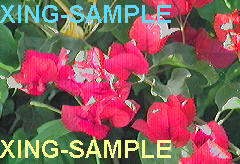
#> input picture images/XING_T24.TIF, 240 x 164 px, found by its file name
$ python demo.py
#> lines starting #> are read from the running program, lines starting #| are printed output that depends on the picture; long printed decimals are rounded
### ShannonFano.py
import cv2 as cv
import numpy as np
from operator import itemgetter
import os


class Node:
    def __init__(self, key, freq):
        self.key = key
        self.freq = freq


class ShannonFano:
    def __init__(self, path):
        self.path = path
        self.row = 0
        self.col = 0
        self.data = []
        self.freq = {}
        self.SF_dict = {}
        self.reverse_dict = {}

    def make_data(self):
        img = cv.imread(self.path)
#> img is the input picture: shape (164, 240, 3); mean B, G, R 92.2, 95.7, 138.8
        # cv.imshow('Original Image: ', img)

        b, g, r = cv.split(img)
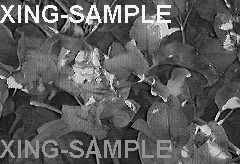
#> b: shape (164, 240); min 0, max 255, mean 92.2
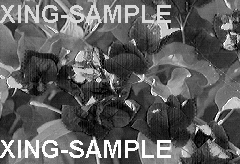
#> g: shape (164, 240); min 0, max 255, mean 95.7
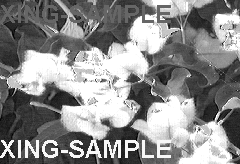
#> r: shape (164, 240); min 0, max 255, mean 138.8
        self.row, self.col = g.shape
#> self.row = 164; self.col = 240
        b = np.array(b)
        g = np.array(g)
        r = np.array(r)
        data = np.concatenate((b, g, r))
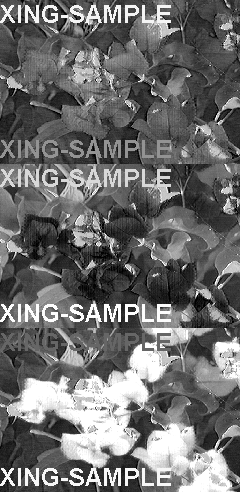
#> data: shape (492, 240); min 0, max 255, mean 108.9
        data = data.ravel()
        self.data = data

        freq = {}
        for num in data:
            if not num in freq:
                freq[num] = 0
            freq[num] += 1
#> this loop made 118080 passes
#> num on passes 1 to 3: 63, 58, 72
#> after the loop, freq = 256 items
        self.freq = freq
#> self.freq = 256 items

    def make_code(self, seq, code):
#> called with code = ''
        a = {}
        b = {}

        if len(seq) == 1:
            self.SF_dict[seq.popitem()[0]] = code
            return 0

        for item in sorted(seq.items(), key=itemgetter(1), reverse=True):
            if sum(a.values()) < sum(b.values()):
                a[item[0]] = seq[item[0]]
            else:
                b[item[0]] = seq[item[0]]
#> this loop made 256 passes
#> item on passes 1 to 3: (255, 5463), (102, 2042), (147, 1516)
#> after the loop, a = 129 items; b = 127 items

        self.make_code(a, code + "0")
#> the loop in make_code (call 2), `for item in sorted(seq.items(), key=itemgetter(1), reverse=True):` made 129 passes
#> item on passes 1 to 12: (102, 2042), (147, 1516), (253, 1424), (216, 1423), (247, 1407), (60, 1094), (58, 1090), (52, 1065), (59, 1057), (54, 1050), (49, 1029), (50, 1023)
        self.make_code(b, code + "1")

    def encode(self, encoded_file):
        with open(encoded_file, 'wb') as file:

            # initial data
            self.make_data()
            self.make_code(self.freq, "")

            # make reverse dict
            for key in self.SF_dict:
                self.reverse_dict[self.SF_dict[key]] = key

            # get encoded data
            encoded_data = ""
            for value in self.data:
                encoded_data += self.SF_dict[value]
#> this loop made 118080 passes
#> value on passes 6 to 8: 63, 66, 72

            # add padding to the encoded data
            pad = 8 - len(encoded_data) % 8
#> pad = 8
            for i in range(pad):
                encoded_data += "0"

            padded_info = '{0:08b}'.format(pad)
#> padded_info = '00001000'
            encoded_data = padded_info + encoded_data

            # get byte array
            b = self.get_byte_array(encoded_data)

            # write file
            file.write(bytes(b))

    def get_byte_array(self, encoded_data):
        b = bytearray()
        for i in range(0, len(encoded_data), 8):
            byte = encoded_data[i:i + 8]
            b.append(int(byte, 2))
        return b

    # [37 lines left out: function decode, not called in this run]
        # cv.imshow('Decompressed Image', decompress_image)

"""
lee = ShannonFano('samples/MARBLES.bmp')
lee.encode('images/nen.shannonfano')
lee.decode('images/nen.shannonfano', 'images/giainen.bmp')

old = os.path.getsize('samples/MARBLES.bmp')
new = os.path.getsize('images/nen.shannonfano')
aha = os.path.getsize('images/giainen.bmp')

print(old, new, old / new, aha)

cv.waitKey(0)
cv.destroyAllWindows()
"""

### Huffman.py
import cv2 as cv
import numpy as np
import queue
import os


# class node
class Node:
    def __init__(self, key, freq):
        self.key = key
        self.freq = freq
        self.left = None
        self.right = None

    def __eq__(self, other):
        if not isinstance(other, Node):
            return NotImplemented
        return self.freq == other.freq

    def __lt__(self, other):
        return self.freq < other.freq


# class Huffman Coding
class HuffmanCoding:
    def __init__(self, path):
        self.path = path
        self.my_queue = queue.PriorityQueue()
        self.codes = {}
        self.reverse_map = {}
        self.row = 0
        self.col = 0

    def make_data(self):
        img = cv.imread(self.path)
        # cv.imshow('Original file', img)
        blue, green, red = cv.split(img)
        self.row, self.col = blue.shape

        # merge 3 color channel array to a 1D array
        data1, data2, data3 = np.array(blue), np.array(green), np.array(red)
        data = np.concatenate((data1, data2))
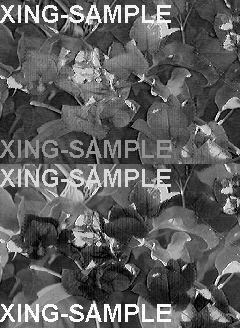
#> data: shape (328, 240); min 0, max 255, mean 93.9
        data = np.concatenate((data, data3))
        data = np.ravel(data)

        return data

    def make_frequence(self, data):
        frequence = {}
        for num in data:
            if not num in frequence:
                frequence[num] = 0
            frequence[num] += 1
#> after the loop, frequence = 256 items
        return frequence

    def make_queue(self, frequence):
        for value in frequence:
            node = Node(value, frequence[value])
            self.my_queue.put(node)
#> this loop made 256 passes
#> value on passes 1 to 3: 63, 58, 72

    def merge_nodes(self):
        while (self.my_queue.qsize() > 1):
            node1, node2 = self.my_queue.get(), self.my_queue.get()
            new_node = Node(None, node1.freq + node2.freq)
            new_node.left = node1
            new_node.right = node2
            self.my_queue.put(new_node)
#> this loop made 255 passes

    def make_codes_helper(self, root, curr_code):
        if root == None:
            return

        if root.key != None:
            self.codes[root.key] = curr_code
            self.reverse_map[curr_code] = root.key
            return

        self.make_codes_helper(root.left, curr_code + "0")
        self.make_codes_helper(root.right, curr_code + "1")

    def make_codes(self):
        root = self.my_queue.get()
        curr_code = ""
        self.make_codes_helper(root, curr_code)

    def get_encoded_data(self, data):
        encoded_data = ""
        for num in data:
            encoded_data += self.codes[num]
#> this loop made 118080 passes
        return encoded_data

    # added padding to the encoded text, if it’s not of a length of multiple of 8
    def pad_encoded_data(self, encoded_data):
        extra_padding = 8 - len(encoded_data) % 8
        for i in range(extra_padding):
            encoded_data += "0"

        padded_info = '{0:08b}'.format(extra_padding)
        encoded_data = padded_info + encoded_data

        return encoded_data

    def get_byte_array(self, padded_encoded_data):
        b = bytearray()
        for i in range(0, len(padded_encoded_data), 8):
            byte = padded_encoded_data[i:i + 8]
            b.append(int(byte, 2))
        return b

    def compress(self, output_path):

        with open(output_path, 'wb') as output:
            data = self.make_data()
            frequence = self.make_frequence(data)
            self.make_queue(frequence)
            self.merge_nodes()
            self.make_codes()

            encoded_data = self.get_encoded_data(data)
            padded_encoded_data = self.pad_encoded_data(encoded_data)

            b = self.get_byte_array(padded_encoded_data)
            output.write(bytes(b))
        """
        # print compress's info
        print("Compressed!!!")
        # file size in bytes
        old_size = os.path.getsize(self.path)
        new_size = os.path.getsize(output_path)

        print("Before compress file's size: " + str(old_size))
        print("After compress file's size: " + str(new_size))
        print("Compress ratio: " + str(old_size / new_size))
        """

    # decompress's functions
    # [56 lines left out: functions remove_padding, decode_data, decompress, not called in this run]
"""
h = HuffmanCoding('BLK.bmp')
# compress .bmp file and save to .bin file
h.compress('compress.bin')
# decompress file .bin file and save to .bmp file
h.decompress('compress.bin', 'decompressed.bmp')
"""

### demo.py
import cv2 as cv
import ShannonFano
import Huffman
import time
import os

"""
start_sf = time.time()
# Shannon-Fano
sf = ShannonFano.ShannonFano('samples/sontung.bmp')
sf.encode('encode/sontung.sf')
sf.decode('encode/sontung.sf', 'decode/mtp.bmp')
end_sf = time.time()

start_hc = time.time()
# Huffman Coding
hc = Huffman.HuffmanCoding('samples/sontung.bmp')
hc.compress('encode/sontung.hc')
hc.decompress('encode/sontung.hc', 'decode/mtp.bmp')
end_hc = time.time()

print('Shannon Fano\'s runtime: %f ms' %((end_sf - start_sf) * 1000))
print('Huffman Coding\'s run    time: %f ms ' % ((end_hc - start_hc) * 1000))
"""

filename = ["XING_T24.TIF", "BLK.bmp"]

for i in filename:
    name = "samples/" + i

    # Shannon Fano
    sf = ShannonFano.ShannonFano(name)
    encode_file_name_sf = 'encode/' + i + '.sf'

    start_sf = time.time()
    sf.encode(encode_file_name_sf)
    end_sf = time.time()
    run_time_sf = (end_sf - start_sf)

    before_size = os.path.getsize(name)
    after_size_sf = os.path.getsize(encode_file_name_sf)
    compression_ratio_sf = before_size / after_size_sf

    # Huffman Coding
    hc = Huffman.HuffmanCoding(name)
    encode_file_name_hc = 'encode/' + i + '.hc'

    start_hc = time.time()
    hc.compress(encode_file_name_hc)
    end_hc = time.time()
    run_time_hc = end_hc - start_hc

    after_size_hc = os.path.getsize(encode_file_name_hc)
    compression_ratio_hc = before_size / after_size_hc

    print("Shannon-Fano: ", i, sf.row, 'x', sf.col, compression_ratio_sf, run_time_sf, 's')
#| Shannon-Fano:  XING_T24.TIF 164 x 240 1.062 0.4862 s
    print("Huffman Coding: ", i, hc.row, 'x', hc.col, compression_ratio_hc, run_time_hc, 's')
#| Huffman Coding:  XING_T24.TIF 164 x 240 1.076 0.4482 s

cv.waitKey(0)
cv.destroyAllWindows()
